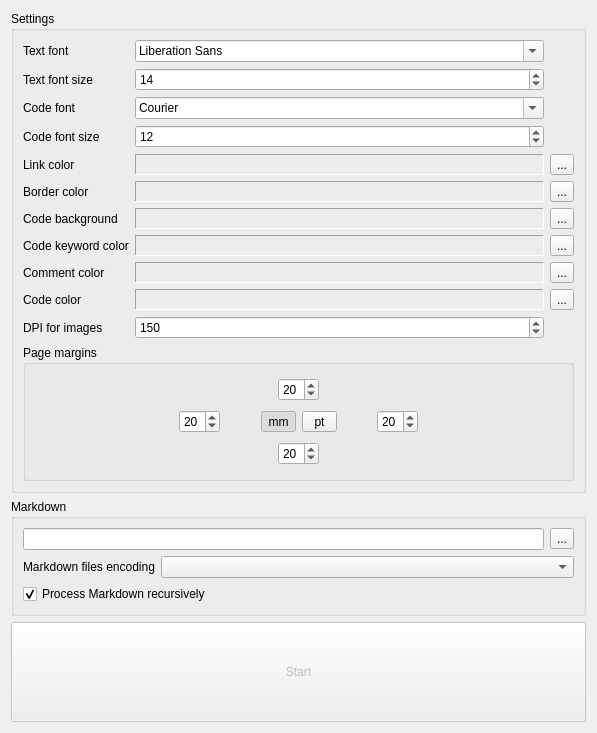
<?xml version="1.0" encoding="UTF-8"?>
<ui version="4.0">
 <class>MainWindow</class>
 <widget class="QWidget" name="MainWindow">
  <property name="geometry">
   <rect>
    <x>0</x>
    <y>0</y>
    <width>597</width>
    <height>733</height>
   </rect>
  </property>
  <property name="windowTitle">
   <string>Markdown to PDF</string>
  </property>
  <layout class="QVBoxLayout" name="verticalLayout_6">
   <item>
    <widget class="QGroupBox" name="groupBox">
     <property name="title">
      <string>Settings</string>
     </property>
     <layout class="QVBoxLayout" name="verticalLayout_5">
      <item>
       <layout class="QGridLayout" name="gridLayout">
        <item row="0" column="0">
         <widget class="QLabel" name="label">
          <property name="sizePolicy">
           <sizepolicy hsizetype="Minimum" vsizetype="Preferred">
            <horstretch>0</horstretch>
            <verstretch>0</verstretch>
           </sizepolicy>
          </property>
          <property name="text">
           <string>Text font</string>
          </property>
         </widget>
        </item>
        <item row="0" column="1">
         <widget class="QFontComboBox" name="m_textFont">
          <property name="fontFilters">
           <set>QFontComboBox::ScalableFonts</set>
          </property>
         </widget>
        </item>
        <item row="1" column="0">
         <widget class="QLabel" name="label_6">
          <property name="sizePolicy">
           <sizepolicy hsizetype="Minimum" vsizetype="Preferred">
            <horstretch>0</horstretch>
            <verstretch>0</verstretch>
           </sizepolicy>
          </property>
          <property name="text">
           <string>Text font size</string>
          </property>
         </widget>
        </item>
        <item row="1" column="1">
         <widget class="QSpinBox" name="m_textFontSize">
          <property name="sizePolicy">
           <sizepolicy hsizetype="Expanding" vsizetype="Fixed">
            <horstretch>0</horstretch>
            <verstretch>0</verstretch>
           </sizepolicy>
          </property>
          <property name="minimum">
           <number>6</number>
          </property>
          <property name="maximum">
           <number>16</number>
          </property>
          <property name="value">
           <number>14</number>
          </property>
         </widget>
        </item>
        <item row="2" column="0">
         <widget class="QLabel" name="label_2">
          <property name="sizePolicy">
           <sizepolicy hsizetype="Minimum" vsizetype="Preferred">
            <horstretch>0</horstretch>
            <verstretch>0</verstretch>
           </sizepolicy>
          </property>
          <property name="text">
           <string>Code font</string>
          </property>
         </widget>
        </item>
        <item row="2" column="1">
         <widget class="QFontComboBox" name="m_codeFont">
          <property name="fontFilters">
           <set>QFontComboBox::MonospacedFonts</set>
          </property>
         </widget>
        </item>
        <item row="3" column="0">
         <widget class="QLabel" name="label_7">
          <property name="sizePolicy">
           <sizepolicy hsizetype="Minimum" vsizetype="Preferred">
            <horstretch>0</horstretch>
            <verstretch>0</verstretch>
           </sizepolicy>
          </property>
          <property name="text">
           <string>Code font size</string>
          </property>
         </widget>
        </item>
        <item row="3" column="1">
         <widget class="QSpinBox" name="m_codeFontSize">
          <property name="sizePolicy">
           <sizepolicy hsizetype="Expanding" vsizetype="Fixed">
            <horstretch>0</horstretch>
            <verstretch>0</verstretch>
           </sizepolicy>
          </property>
          <property name="minimum">
           <number>5</number>
          </property>
          <property name="maximum">
           <number>14</number>
          </property>
          <property name="value">
           <number>12</number>
          </property>
         </widget>
        </item>
        <item row="4" column="0">
         <widget class="QLabel" name="label_3">
          <property name="sizePolicy">
           <sizepolicy hsizetype="Minimum" vsizetype="Preferred">
            <horstretch>0</horstretch>
            <verstretch>0</verstretch>
           </sizepolicy>
          </property>
          <property name="text">
           <string>Link color</string>
          </property>
         </widget>
        </item>
        <item row="4" column="1">
         <widget class="ColorWidget" name="m_linkColor">
          <property name="frameShape">
           <enum>QFrame::Panel</enum>
          </property>
          <property name="frameShadow">
           <enum>QFrame::Sunken</enum>
          </property>
         </widget>
        </item>
        <item row="4" column="2">
         <widget class="QToolButton" name="m_linkColorBtn">
          <property name="text">
           <string>...</string>
          </property>
         </widget>
        </item>
        <item row="5" column="0">
         <widget class="QLabel" name="label_4">
          <property name="sizePolicy">
           <sizepolicy hsizetype="Minimum" vsizetype="Preferred">
            <horstretch>0</horstretch>
            <verstretch>0</verstretch>
           </sizepolicy>
          </property>
          <property name="text">
           <string>Border color</string>
          </property>
         </widget>
        </item>
        <item row="5" column="1">
         <widget class="ColorWidget" name="m_borderColor">
          <property name="frameShape">
           <enum>QFrame::Panel</enum>
          </property>
          <property name="frameShadow">
           <enum>QFrame::Sunken</enum>
          </property>
         </widget>
        </item>
        <item row="5" column="2">
         <widget class="QToolButton" name="m_borderColorBtn">
          <property name="text">
           <string>...</string>
          </property>
         </widget>
        </item>
        <item row="6" column="0">
         <widget class="QLabel" name="label_5">
          <property name="sizePolicy">
           <sizepolicy hsizetype="Minimum" vsizetype="Preferred">
            <horstretch>0</horstretch>
            <verstretch>0</verstretch>
           </sizepolicy>
          </property>
          <property name="text">
           <string>Code background</string>
          </property>
         </widget>
        </item>
        <item row="6" column="1">
         <widget class="ColorWidget" name="m_codeBackground">
          <property name="frameShape">
           <enum>QFrame::Panel</enum>
          </property>
          <property name="frameShadow">
           <enum>QFrame::Sunken</enum>
          </property>
         </widget>
        </item>
        <item row="6" column="2">
         <widget class="QToolButton" name="m_codeBackgroundBtn">
          <property name="text">
           <string>...</string>
          </property>
         </widget>
        </item>
        <item row="7" column="0">
         <widget class="QLabel" name="label_9">
          <property name="text">
           <string>Code keyword color</string>
          </property>
         </widget>
        </item>
        <item row="7" column="1">
         <widget class="ColorWidget" name="m_keywordColor">
          <property name="frameShape">
           <enum>QFrame::Panel</enum>
          </property>
          <property name="frameShadow">
           <enum>QFrame::Sunken</enum>
          </property>
         </widget>
        </item>
        <item row="7" column="2">
         <widget class="QToolButton" name="m_keywordColorBtn">
          <property name="text">
           <string>...</string>
          </property>
         </widget>
        </item>
        <item row="8" column="0">
         <widget class="QLabel" name="label_10">
          <property name="text">
           <string>Comment color</string>
          </property>
         </widget>
        </item>
        <item row="8" column="1">
         <widget class="ColorWidget" name="m_commentColor">
          <property name="frameShape">
           <enum>QFrame::Panel</enum>
          </property>
          <property name="frameShadow">
           <enum>QFrame::Sunken</enum>
          </property>
         </widget>
        </item>
        <item row="8" column="2">
         <widget class="QToolButton" name="m_commentColorBtn">
          <property name="text">
           <string>...</string>
          </property>
         </widget>
        </item>
        <item row="9" column="0">
         <widget class="QLabel" name="label_11">
          <property name="text">
           <string>Code color</string>
          </property>
         </widget>
        </item>
        <item row="9" column="1">
         <widget class="ColorWidget" name="m_codeColor">
          <property name="frameShape">
           <enum>QFrame::Panel</enum>
          </property>
          <property name="frameShadow">
           <enum>QFrame::Sunken</enum>
          </property>
         </widget>
        </item>
        <item row="9" column="2">
         <widget class="QToolButton" name="m_codeColorBtn">
          <property name="text">
           <string>...</string>
          </property>
         </widget>
        </item>
        <item row="10" column="0">
         <widget class="QLabel" name="label_12">
          <property name="text">
           <string>DPI for images</string>
          </property>
         </widget>
        </item>
        <item row="10" column="1">
         <widget class="QSpinBox" name="m_dpi">
          <property name="minimum">
           <number>50</number>
          </property>
          <property name="maximum">
           <number>2400</number>
          </property>
          <property name="singleStep">
           <number>10</number>
          </property>
          <property name="value">
           <number>150</number>
          </property>
         </widget>
        </item>
       </layout>
      </item>
      <item>
       <widget class="QGroupBox" name="groupBox_3">
        <property name="title">
         <string>Page margins</string>
        </property>
        <layout class="QHBoxLayout" name="horizontalLayout_6">
         <item>
          <spacer name="horizontalSpacer_7">
           <property name="orientation">
            <enum>Qt::Horizontal</enum>
           </property>
           <property name="sizeHint" stdset="0">
            <size>
             <width>137</width>
             <height>20</height>
            </size>
           </property>
          </spacer>
         </item>
         <item>
          <layout class="QVBoxLayout" name="verticalLayout_4">
           <item>
            <spacer name="verticalSpacer_2">
             <property name="orientation">
              <enum>Qt::Vertical</enum>
             </property>
             <property name="sizeHint" stdset="0">
              <size>
               <width>20</width>
               <height>40</height>
              </size>
             </property>
            </spacer>
           </item>
           <item>
            <widget class="QSpinBox" name="m_left">
             <property name="maximum">
              <number>60</number>
             </property>
             <property name="value">
              <number>20</number>
             </property>
            </widget>
           </item>
           <item>
            <spacer name="verticalSpacer_3">
             <property name="orientation">
              <enum>Qt::Vertical</enum>
             </property>
             <property name="sizeHint" stdset="0">
              <size>
               <width>20</width>
               <height>40</height>
              </size>
             </property>
            </spacer>
           </item>
          </layout>
         </item>
         <item>
          <layout class="QVBoxLayout" name="verticalLayout">
           <item>
            <layout class="QHBoxLayout" name="horizontalLayout_4">
             <item>
              <spacer name="horizontalSpacer_3">
               <property name="orientation">
                <enum>Qt::Horizontal</enum>
               </property>
               <property name="sizeHint" stdset="0">
                <size>
                 <width>0</width>
                 <height>20</height>
                </size>
               </property>
              </spacer>
             </item>
             <item>
              <widget class="QSpinBox" name="m_top">
               <property name="maximum">
                <number>60</number>
               </property>
               <property name="value">
                <number>20</number>
               </property>
              </widget>
             </item>
             <item>
              <spacer name="horizontalSpacer_4">
               <property name="orientation">
                <enum>Qt::Horizontal</enum>
               </property>
               <property name="sizeHint" stdset="0">
                <size>
                 <width>0</width>
                 <height>20</height>
                </size>
               </property>
              </spacer>
             </item>
            </layout>
           </item>
           <item>
            <layout class="QHBoxLayout" name="horizontalLayout_3">
             <item>
              <spacer name="horizontalSpacer">
               <property name="orientation">
                <enum>Qt::Horizontal</enum>
               </property>
               <property name="sizeHint" stdset="0">
                <size>
                 <width>0</width>
                 <height>20</height>
                </size>
               </property>
              </spacer>
             </item>
             <item>
              <widget class="QToolButton" name="m_mm">
               <property name="minimumSize">
                <size>
                 <width>35</width>
                 <height>0</height>
                </size>
               </property>
               <property name="text">
                <string>mm</string>
               </property>
               <property name="checkable">
                <bool>true</bool>
               </property>
               <property name="checked">
                <bool>true</bool>
               </property>
               <attribute name="buttonGroup">
                <string notr="true">buttonGroup</string>
               </attribute>
              </widget>
             </item>
             <item>
              <widget class="QToolButton" name="m_pt">
               <property name="minimumSize">
                <size>
                 <width>35</width>
                 <height>0</height>
                </size>
               </property>
               <property name="text">
                <string>pt</string>
               </property>
               <property name="checkable">
                <bool>true</bool>
               </property>
               <attribute name="buttonGroup">
                <string notr="true">buttonGroup</string>
               </attribute>
              </widget>
             </item>
             <item>
              <spacer name="horizontalSpacer_2">
               <property name="orientation">
                <enum>Qt::Horizontal</enum>
               </property>
               <property name="sizeHint" stdset="0">
                <size>
                 <width>0</width>
                 <height>20</height>
                </size>
               </property>
              </spacer>
             </item>
            </layout>
           </item>
           <item>
            <layout class="QHBoxLayout" name="horizontalLayout_5">
             <item>
              <spacer name="horizontalSpacer_5">
               <property name="orientation">
                <enum>Qt::Horizontal</enum>
               </property>
               <property name="sizeHint" stdset="0">
                <size>
                 <width>0</width>
                 <height>20</height>
                </size>
               </property>
              </spacer>
             </item>
             <item>
              <widget class="QSpinBox" name="m_bottom">
               <property name="maximum">
                <number>60</number>
               </property>
               <property name="value">
                <number>20</number>
               </property>
              </widget>
             </item>
             <item>
              <spacer name="horizontalSpacer_6">
               <property name="orientation">
                <enum>Qt::Horizontal</enum>
               </property>
               <property name="sizeHint" stdset="0">
                <size>
                 <width>0</width>
                 <height>20</height>
                </size>
               </property>
              </spacer>
             </item>
            </layout>
           </item>
          </layout>
         </item>
         <item>
          <layout class="QVBoxLayout" name="verticalLayout_3">
           <item>
            <spacer name="verticalSpacer_4">
             <property name="orientation">
              <enum>Qt::Vertical</enum>
             </property>
             <property name="sizeHint" stdset="0">
              <size>
               <width>20</width>
               <height>40</height>
              </size>
             </property>
            </spacer>
           </item>
           <item>
            <widget class="QSpinBox" name="m_right">
             <property name="maximum">
              <number>60</number>
             </property>
             <property name="value">
              <number>20</number>
             </property>
            </widget>
           </item>
           <item>
            <spacer name="verticalSpacer_5">
             <property name="orientation">
              <enum>Qt::Vertical</enum>
             </property>
             <property name="sizeHint" stdset="0">
              <size>
               <width>20</width>
               <height>40</height>
              </size>
             </property>
            </spacer>
           </item>
          </layout>
         </item>
         <item>
          <spacer name="horizontalSpacer_8">
           <property name="orientation">
            <enum>Qt::Horizontal</enum>
           </property>
           <property name="sizeHint" stdset="0">
            <size>
             <width>137</width>
             <height>20</height>
            </size>
           </property>
          </spacer>
         </item>
        </layout>
       </widget>
      </item>
     </layout>
    </widget>
   </item>
   <item>
    <widget class="QGroupBox" name="groupBox_2">
     <property name="title">
      <string>Markdown</string>
     </property>
     <layout class="QVBoxLayout" name="verticalLayout_2">
      <item>
       <layout class="QHBoxLayout" name="horizontalLayout">
        <item>
         <widget class="QLineEdit" name="m_fileName">
          <property name="readOnly">
           <bool>true</bool>
          </property>
         </widget>
        </item>
        <item>
         <widget class="QToolButton" name="m_fileNameBtn">
          <property name="text">
           <string>...</string>
          </property>
         </widget>
        </item>
       </layout>
      </item>
      <item>
       <layout class="QHBoxLayout" name="horizontalLayout_2">
        <item>
         <widget class="QLabel" name="label_8">
          <property name="text">
           <string>Markdown files encoding</string>
          </property>
         </widget>
        </item>
        <item>
         <widget class="QComboBox" name="m_encoding">
          <property name="sizePolicy">
           <sizepolicy hsizetype="Expanding" vsizetype="Fixed">
            <horstretch>0</horstretch>
            <verstretch>0</verstretch>
           </sizepolicy>
          </property>
         </widget>
        </item>
       </layout>
      </item>
      <item>
       <widget class="QCheckBox" name="m_recursive">
        <property name="text">
         <string>Process Markdown recursively</string>
        </property>
        <property name="checked">
         <bool>true</bool>
        </property>
       </widget>
      </item>
     </layout>
    </widget>
   </item>
   <item>
    <widget class="QPushButton" name="m_startBtn">
     <property name="enabled">
      <bool>false</bool>
     </property>
     <property name="minimumSize">
      <size>
       <width>0</width>
       <height>100</height>
      </size>
     </property>
     <property name="text">
      <string>Start</string>
     </property>
    </widget>
   </item>
   <item>
    <spacer name="verticalSpacer">
     <property name="orientation">
      <enum>Qt::Vertical</enum>
     </property>
     <property name="sizeHint" stdset="0">
      <size>
       <width>20</width>
       <height>5</height>
      </size>
     </property>
    </spacer>
   </item>
  </layout>
 </widget>
 <customwidgets>
  <customwidget>
   <class>ColorWidget</class>
   <extends>QFrame</extends>
   <header>color_widget.hpp</header>
   <container>1</container>
  </customwidget>
 </customwidgets>
 <resources/>
 <connections/>
 <buttongroups>
  <buttongroup name="buttonGroup"/>
 </buttongroups>
</ui>
